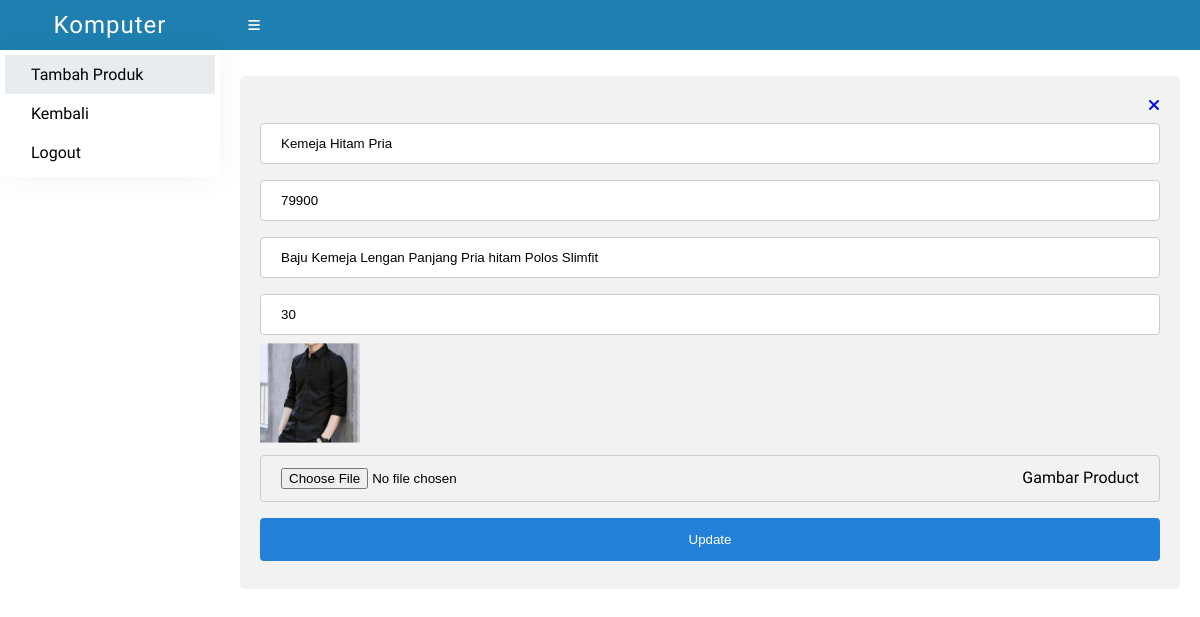
Screenshot of /admin/data-produk/update-produk?id=1 (signed in) with the database file from the repository.
### tables this page shows
CREATE TABLE `tb_product` (
  `product_id` int(11) NOT NULL,
  `product_name` varchar(255) DEFAULT NULL,
  `product_desc` varchar(255) DEFAULT NULL,
  `product_thumb` varchar(255) DEFAULT NULL,
  `product_stok` int(100) DEFAULT NULL,
  `product_price` int(100) DEFAULT NULL
);

### admin/data-produk/produk_function.php (called while the page is built, shortened)
<?php
$conn = mysqli_connect("localhost", "root", "", "db_toko");
function query($query)
{
    global $conn;
    $result = mysqli_query($conn, $query);
    $rows = [];
    while ($row = mysqli_fetch_assoc($result)) {
        $rows[] = $row;
    }
    return $rows;
}

### admin/data-produk/update-produk.php (the view, shortened to what this page needs)
<?php
require './produk_function.php';
$id = (isset($_GET['id'])) ? $_GET['id'] : null;
if ($id != null) {
    $productId = query("SELECT * FROM tb_product WHERE product_id = '$id'")[0];
}
?>
<!DOCTYPE html>
<html lang="en">
<head>
    <link rel="stylesheet" href="../style.css">
</head>
<body>
    <div class="container">
        <div class="header">
            <div class="header-logo">
                <span class="site-title">Komputer</span>
            </div>
            <div class="header-search">
                <button class="button-menu">
                    <i class="fas fa-bars"></i>
                </button>
            </div>
        </div>
        <div class="main">
            <div class="sidebar">
                <ul>
                    <li><a href="./update-produk" class="active"><span>Tambah Produk</span></a></li>
                    <li><a href="./"><span>Kembali</span></a></li>
                    <li><a href="../../auth/logout"><span>Logout</span></a></li>
                </ul>
            </div>
            <div class="page-content">
                <div class="form-grup" style="margin-top: 1rem;">
                    <form action="" method="POST" enctype="multipart/form-data">
                        <a style="float: right;" href="./"><i class="fas fa-times"></i></a>
                        <input type="text" id="nama_produk" name="nama_produk" value="<?= $productId['product_name'] ?>" class="input">
                        <input type="text" id="harga_produk" name="harga_produk" value="<?= $productId['product_price'] ?>" class="input">
                        <input type="text" id="desc_produk" name="desc_produk" value="<?= $productId['product_desc'] ?>" class="input">
                        <input type="number" id="stok_produk" name="stok_produk" value="<?= $productId['product_stok'] ?>" class="input">
                        <img src="../../img/<?= $productId['product_thumb'] ?>" style="width: 100px;">
                        <label class="custom-file-upload">
                            <input type="file" name="gambar" id="gambar" />
                            <span style="float: right;">Gambar Product</span>
                        </label>
                        <input type="submit" name="edit-product" value="Update" class="submit-input">
                    </form>
                </div>
            </div>
        </div>
    </div>
</body>
</html>

### admin/style.css (style rules this page uses)
* { margin: 0; padding: 0; }
body { font-family: "Hind Vadodara", -apple-system, BlinkMacSystemFont, Segoe UI, Helvetica Neue, Arial, sans-serif; }
.main { height: calc(100% - 50px); display: flex; flex: 1; }
.sidebar { height: 100%; width: 220px; box-sizing: border-box; box-shadow: 0 0 2rem 0 rgb(0 0 0 / 5%); overflow: hidden; transition: width 0.5s ease; }
.sidebar ul { display: flex; flex-direction: column; padding: 5px; }
.sidebar ul li { display: flex; align-items: center; }
.sidebar ul li a { color: #000; text-decoration: none; display: flex; align-items: center; width: 100%; padding: 10px; white-space: nowrap; }
.sidebar ul li a.active, .sidebar ul li a:hover { background: #e8ecef; }
.sidebar ul li span { margin-left: 16px; font-size: 16px; font-weight: 100; }
.header { height: 50px; background: #1e7fb0; width: 100%; display: flex; align-items: center; flex-basis: 100%; }
.site-title { color: #fff; font-size: 24px; letter-spacing: 1px; font-weight: 400; margin: 0 auto; }
.page-content { padding: 10px 20px; box-sizing: border-box; width: 100%; flex: 1; }
.header-search { height: 100%; align-items: center; display: flex; padding: 0 20px; flex: 1; }
.header-search .button-menu { width: 28px; height: 28px; margin-right: 15px; background: none; border: 0; cursor: pointer; }
.header-logo { display: flex; align-items: center; width: 220px; overflow: hidden; transition: width 0.5s ease; }
.header-search .button-menu i { color: #fff; }
.form-grup { border-radius: 5px; background-color: #f2f2f2; padding: 20px; }
.input, select { width: 100%; padding: 12px 20px; margin: 8px 0; display: inline-block; border: 1px solid #ccc; border-radius: 4px; box-sizing: border-box; }
.submit-input { width: 100%; background-color: #2381d9; color: white; padding: 14px 20px; margin: 8px 0; border: none; border-radius: 4px; cursor: pointer; }
.custom-file-upload { width: 100%; padding: 12px 20px; margin: 8px 0; display: inline-block; border: 1px solid #ccc; border-radius: 4px; box-sizing: border-box; }

### rows the page displays
tb_product: nama_produk "Kemeja Hitam Pria", harga_produk "79900", desc_produk "Baju Kemeja Lengan Panjang Pria hitam Polos Slimfit", stok_produk "30", product_thumb (picture)
